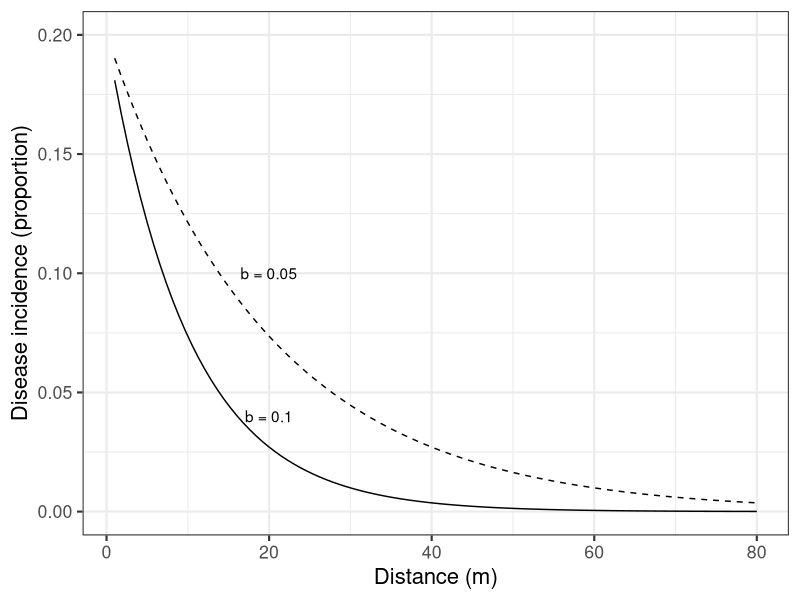
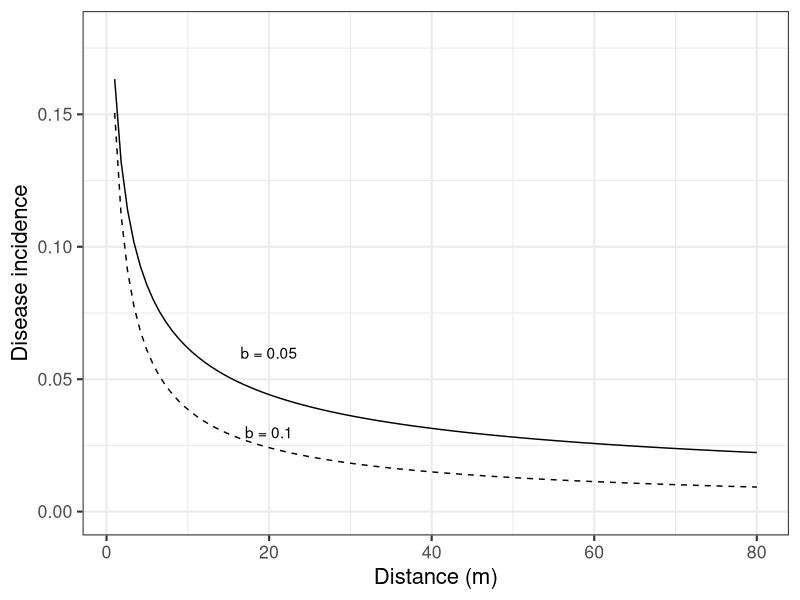
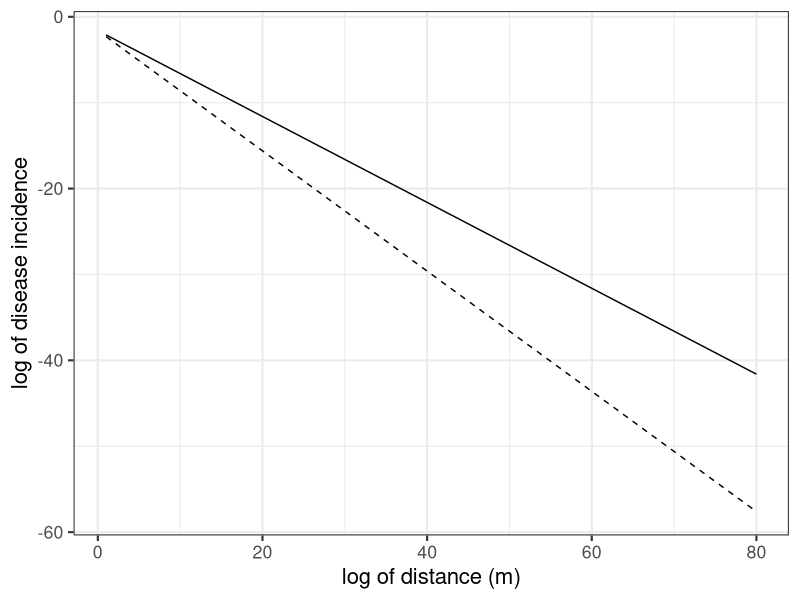
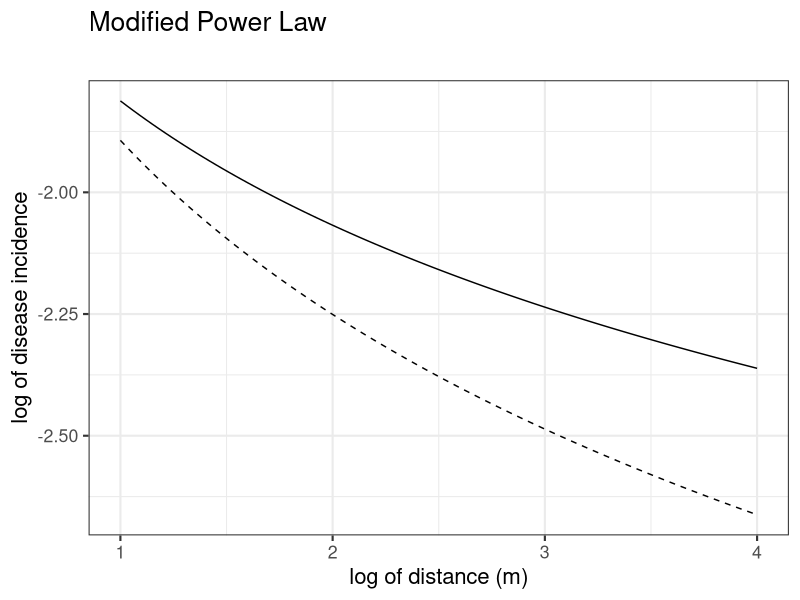

These figures' R source, in order:
## ---- chunk 1
#| warning: false
#| message: false
library(tidyverse)
theme_set(theme_bw(base_size = 16)) # set global theme
## ---- chunk 2
a1 <- 0.2 # y at distance zero for gradient 1
a2 <- 0.2 # y at distance zero for gradient 2
b1 <- 0.1 # decline rate for gradient 1
b2 <- 0.05 # decline rate for gradient 2
max1 <- 80 # maximum distance for gradient 1
max2 <- 80 # maximum distance for gradient 2
dat <- data.frame(x = seq(1:max1), y = seq(0:a1))
## ---- chunk 3
#| label: fig-exp1
#| fig-cap: "Exponential curves describing plant disease gradients"
dat |>
  ggplot(aes(x, y)) +
  stat_function(fun = function(x) a1 * exp(-b1 * x), linetype = 1) +
  stat_function(fun = function(x) a2 * exp(-b2 * x), linetype = 2) +
  ylim(0, a1) +
  annotate("text", x = 20, y = 0.04, label = "b = 0.1") +
  annotate("text", x = 20, y = 0.10, label = "b = 0.05") +
  labs(x = "Distance (m)", y = "Disease incidence (proportion)"
  )
## ---- chunk 4
C <- 0.5
a1 <- 0.2 # y at zero distance for gradient 1
a2 <- 0.2 # y at zero distance for gradient 2
b1 <- 0.5 # decline rate for gradient 1
b2 <- 0.7 # decline rate for gradient 2
max1 <- 80 # maximum distance for gradient 1
max2 <- 80 # maximum distance for gradient 2
dat2 <- data.frame(x = seq(1:max1), y = seq(0:a1))
## ---- chunk 5
#| label: fig-power1
#| fig-cap: "Power law (modified) curves describing plant disease gradients"
dat2 |>
  ggplot(aes(x, y)) +
  stat_function(fun = function(x) a1 * ((x + C)^-b1), linetype = 1) +
  stat_function(fun = function(x) a2 * ((x + C)^-b2), linetype = 2) +
  ylim(0, a1 - 0.02) +
  annotate("text", x = 20, y = 0.03, label = "b = 0.1") +
  annotate("text", x = 20, y = 0.06, label = "b = 0.05") +
  labs(x = "Distance (m)", y = "Disease incidence")
## ---- chunk 6
#| label: fig-exp2
#| fig-cap: "Linearization of the exponential model describing plant disease gradients"
C <- 0.5
a1 <- 0.2 # y at zero distance for gradient 1
a2 <- 0.2 # y at zero distance for gradient 2
b1 <- 0.5 # decline rate for gradient 1
b2 <- 0.7 # decline rate for gradient 2
max1 <- 80 # maximum distance for gradient 1
max2 <- 80 # maximum distance for gradient 2
dat2 <- data.frame(x = seq(1:max1), y = seq(0:a1))

dat2 |>
  ggplot(aes(x, y)) +
  stat_function(fun = function(x) log(a1) - (b1 * x), linetype = 1) +
  stat_function(fun = function(x) log(a2) - (b2 * x), linetype = 2) +
  labs(x = "log of distance (m)", y = "log of disease incidence"
  )
## ---- chunk 7
#| label: fig-power2
#| fig-cap: "Linearization of the modified power law curves describing plant disease gradients"
C <- 0.5
a1 <- 0.2 # y at zero distance for gradient 1
a2 <- 0.2 # y at zero distance for gradient 2
b1 <- 0.5 # decline rate for gradient 1
b2 <- 0.7 # decline rate for gradient 2
max1 <- log(80) # maximum distance for gradient 1
max2 <- log(80) # maximum distance for gradient 2
dat2 <- data.frame(x = seq(1:max1), y = seq(0:a1))

dat2 |>
  ggplot(aes(x, y)) +
  stat_function(fun = function(x) log(a1) - (b1 * log(x + C)), linetype = 1) +
  stat_function(fun = function(x) log(a2) - (b2 * log(x + C)), linetype = 2) +
  labs(
    title = "Modified Power Law",
    subtitle = "",
    x = "log of distance (m)",
    y = "log of disease incidence"
  )
